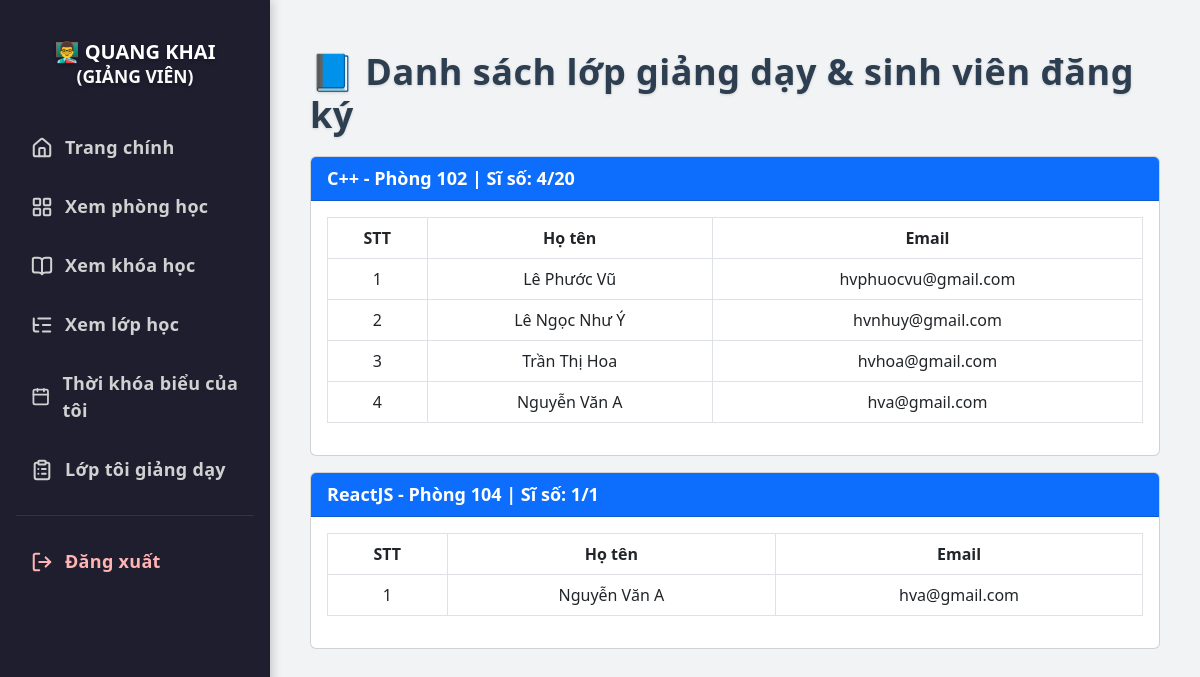
/teacher/my-class (signed in), run on the app's committed database.
### tables this page shows
CREATE TABLE users (
            id INTEGER PRIMARY KEY AUTOINCREMENT,
            full_name TEXT NOT NULL,
            email TEXT NOT NULL UNIQUE,
            password TEXT NOT NULL,
            role TEXT NOT NULL CHECK (role IN ('student', 'teacher', 'admin')),
            dob DATE,                
            phone TEXT,             
            gender TEXT CHECK (gender IN ('male', 'female', 'other')), 
            cccd TEXT              
        , image TEXT);

CREATE TABLE classes (
            id INTEGER PRIMARY KEY AUTOINCREMENT,
            course_id INTEGER NOT NULL,
            teacher_id INTEGER NOT NULL,
            room_id INTEGER NOT NULL,
            capacity INTEGER NOT NULL CHECK (capacity > 0),
            registered INTEGER DEFAULT 0, semester_id INTEGER REFERENCES semesters(id),
            FOREIGN KEY (course_id) REFERENCES courses(id),
            FOREIGN KEY (teacher_id) REFERENCES users(id),
            FOREIGN KEY (room_id) REFERENCES rooms(id)
        );

CREATE TABLE courses (
            id INTEGER PRIMARY KEY AUTOINCREMENT,
            name TEXT NOT NULL UNIQUE,
            description TEXT
        , image TEXT);

CREATE TABLE rooms (
            id INTEGER PRIMARY KEY AUTOINCREMENT,
            name TEXT NOT NULL UNIQUE,
            status TEXT NOT NULL CHECK (status IN ('available', 'occupied', 'maintenance'))
        );

### app.py (the view)
@app.route('/teacher/my-class')
@login_required
def teacher_my_class():
    if current_user.role != 'teacher':
        return "Không có quyền truy cập", 403
    conn = sqlite3.connect('database.db')
    cursor = conn.cursor()
    query = """
        SELECT c.id AS class_id, co.name AS course_name, r.name AS room_name, c.capacity, c.registered
        FROM classes c
        JOIN courses co ON c.course_id = co.id
        JOIN rooms r ON c.room_id = r.id
        WHERE c.teacher_id = ?
    """
    classes = cursor.execute(query, (current_user.id,)).fetchall()
    registrations = {}
    for cls in classes:
        class_id = cls[0]
        cursor.execute("""
            SELECT u.full_name, u.email
            FROM registrations reg
            JOIN users u ON reg.student_id = u.id
            WHERE reg.class_id = ?
        """, (class_id,))
        registrations[class_id] = cursor.fetchall()
    conn.close()
    return render_template('teacher/my_class.html', classes=classes, registrations=registrations, user=current_user)

### app.py (called while the page is built)
@login_manager.user_loader
def load_user(user_id):
    conn = sqlite3.connect('database.db')
    cursor = conn.cursor()
    cursor.execute("SELECT id, full_name, email, role, image FROM users WHERE id = ?", (user_id,))
    row = cursor.fetchone()
    conn.close()
    if row:
        return User(*row)
    return None

### templates/teacher/my_class.html (shortened to what this page needs)
<!DOCTYPE html>
<html lang="vi">
<head>
  <link href="https://cdn.jsdelivr.net/npm/bootstrap@5.3.0/dist/css/bootstrap.min.css" rel="stylesheet">
</head>
<body>
<div class="sidebar">
  <h4>👨‍🏫 {{ user.full_name }}<br><small class="text-light">(GIẢNG VIÊN)</small></h4>
  <a href="/dashboard"><i data-lucide="home"></i>Trang chính</a>
  <a href="{{ url_for('view_rooms') }}"><i data-lucide="layout-grid"></i>Xem phòng học</a>
  <a href="{{ url_for('view_courses') }}"><i data-lucide="book-open"></i>Xem khóa học</a>
  <a href="{{ url_for('view_classes') }}"><i data-lucide="list-tree"></i>Xem lớp học</a>
  <a href="{{ url_for('teacher_schedule') }}"><i data-lucide="calendar"></i>Thời khóa biểu của tôi</a>
  <a href="{{ url_for('teacher_my_class') }}"><i data-lucide="clipboard-list"></i>Lớp tôi giảng dạy</a>
  <hr class="text-secondary mx-3">
  <a href="{{ url_for('logout') }}" class="logout-link"><i data-lucide="log-out"></i>Đăng xuất</a>
</div>
<div class="main-content">
  <h2>📘 Danh sách lớp giảng dạy & sinh viên đăng ký</h2>
  {% for cls in classes %}
  <div class="card my-3">
      <div class="card-header bg-primary text-white">
          {{ cls[1] }} - {{ cls[2] }} | Sĩ số: {{ cls[4] }}/{{ cls[3] }}
      </div>
      <div class="card-body">
          {% if registrations[cls[0]] %}
          <table class="table table-bordered">
              <thead>
                  <tr>
                      <th>STT</th>
                      <th>Họ tên</th>
                      <th>Email</th>
                  </tr>
              </thead>
              <tbody>
                  {% for student in registrations[cls[0]] %}
                      <tr>
                          <td>{{ loop.index }}</td>
                          <td>{{ student[0] }}</td>
                          <td>{{ student[1] }}</td>
                      </tr>
                  {% endfor %}
              </tbody>
          </table>
          {% else %}
          <p class="text-muted">Chưa có sinh viên nào đăng ký lớp này.</p>
          {% endif %}
      </div>
  </div>
  {% endfor %}
</div>
</body>
</html>

### templates/teacher/my_class.html (style rules this page uses)
body { margin: 0; font-family: 'Segoe UI', sans-serif; background: #f1f3f5; }
.sidebar { width: 270px; min-height: 100vh; background: #1e1e2f; padding-top: 40px; position: fixed; left: 0; top: 0; box-shadow: 2px 0 10px rgba(0, 0, 0, 0.2); }
.sidebar h4 { color: #fff; text-align: center; margin-bottom: 30px; font-weight: 800; font-size: 20px; text-transform: uppercase; text-shadow: 0 2px 4px rgba(0, 0, 0, 0.3); }
.sidebar a { display: flex; align-items: center; padding: 16px 26px; color: #d1d1d1; font-size: 18px; font-weight: 700; text-decoration: none; border-left: 5px solid transparent; transition: all 0.35s ease; letter-spacing: 0.3px; position: relative; }
.sidebar a::before { content: ''; position: absolute; top: 0; left: 0; height: 100%; width: 0; background: linear-gradient(90deg, #4dabf7, #c084fc); transition: width 0.35s ease; z-index: 0; opacity: 0.15; }
.sidebar a svg { width: 22px; height: 22px; margin-right: 12px; stroke-width: 2.2; transition: transform 0.3s ease; z-index: 1; }
.logout-link { color: #ffb3b3 !important; }
.main-content { margin-left: 270px; padding: 50px 40px; }
.main-content h2 { font-size: 36px; font-weight: 900; color: #2c3e50; text-shadow: 0 1px 3px rgba(0, 0, 0, 0.15); margin-bottom: 20px; letter-spacing: 0.5px; }
.card-header { font-size: 18px; font-weight: 600; }
.table th { font-weight: 600; text-align: center; }
.table td { text-align: center; vertical-align: middle; }

### data on the page
users: full_name "QUANG KHAI"
classes: name "C++", name "Phòng 102", registered "4", capacity "20"
users: full_name "Lê Phước Vũ", email "hvphuocvu@gmail.com"
users: full_name "Lê Ngọc Như Ý", email "hvnhuy@gmail.com"
users: full_name "Trần Thị Hoa", email "hvhoa@gmail.com"
users: full_name "Nguyễn Văn A", email "hva@gmail.com"
classes: name "ReactJS", name "Phòng 104", registered "1", capacity "1"
